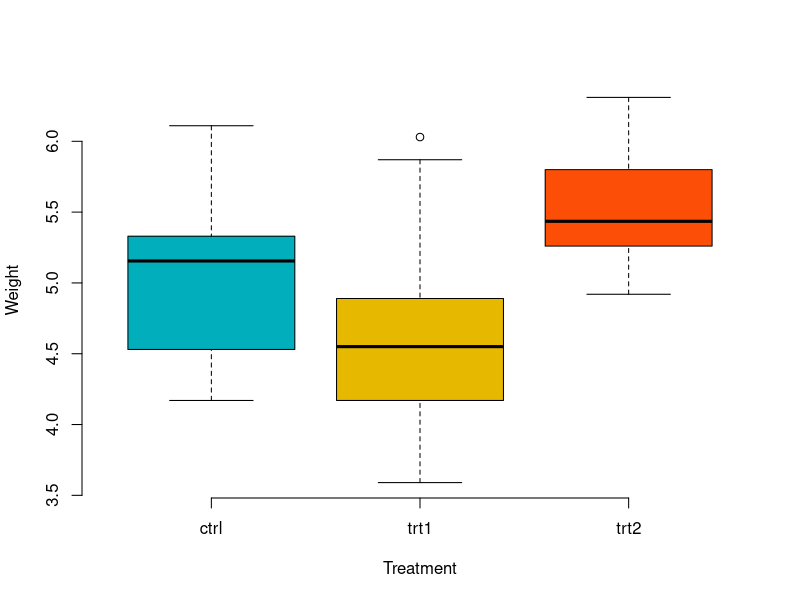
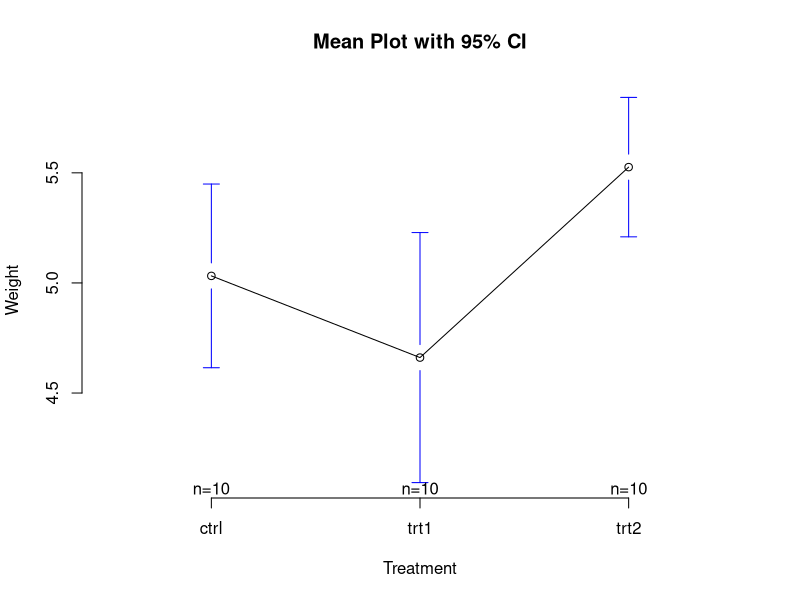
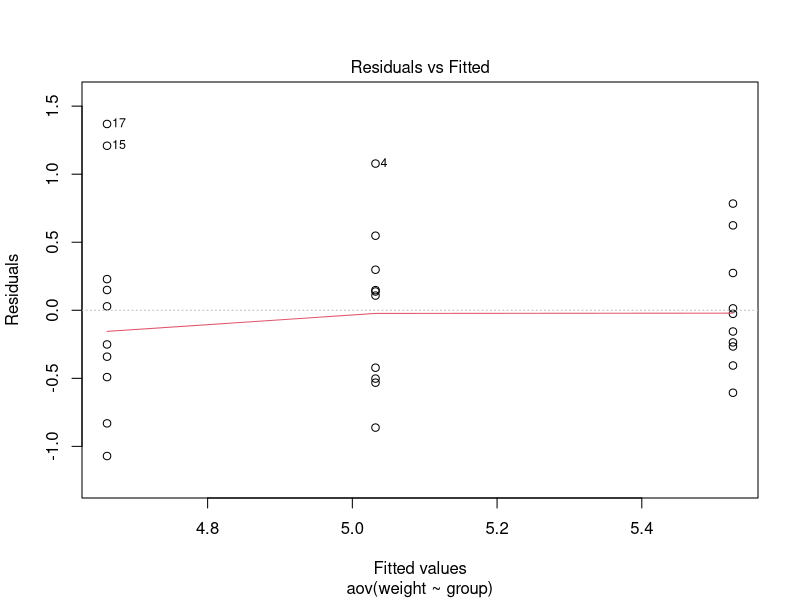
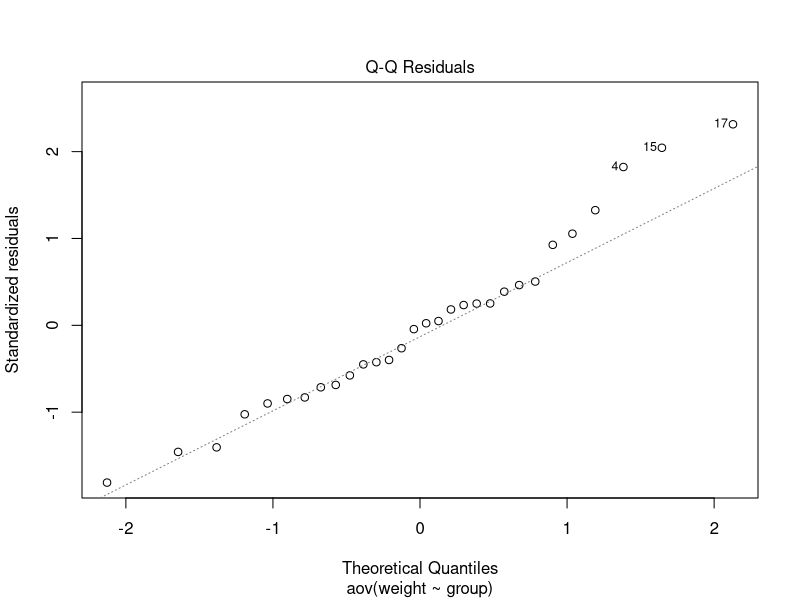

R code for these plots, in order:
my_data <- PlantGrowth
set.seed(1234)
dplyr::sample_n(my_data, 10)
levels(my_data$group)

my_data$group <- ordered(my_data$group,
                         levels = c("ctrl", "trt1", "trt2"))
library(dplyr)
group_by(my_data, group) %>%
  summarise(
    count = n(),
    mean = mean(weight, na.rm = TRUE),
    sd = sd(weight, na.rm = TRUE)
  )

# Box plot
boxplot(weight ~ group, data = my_data,
        xlab = "Treatment", ylab = "Weight",
        frame = FALSE, col = c("#00AFBB", "#E7B800", "#FC4E07"))
# plotmeans
library("gplots")
plotmeans(weight ~ group, data = my_data, frame = FALSE,
          xlab = "Treatment", ylab = "Weight",
          main="Mean Plot with 95% CI") 
# Compute the analysis of variance
res.aov <- aov(weight ~ group, data = my_data)
# Summary of the analysis
summary(res.aov)

TukeyHSD(res.aov)

pairwise.t.test(my_data$weight, my_data$group,
                p.adjust.method = "BH")

# 1. Homogeneity of variances
plot(res.aov, 1)

# homogenity of variance
library(car)
leveneTest(weight ~ group, data = my_data)

oneway.test(weight ~ group, data = my_data)
pairwise.t.test(my_data$weight, my_data$group,
                p.adjust.method = "BH", pool.sd = FALSE)
# 2. Normality
plot(res.aov, 2)

#Extract the residuals
aov_residuals <- residuals(object = res.aov )
# Run Shapiro-Wilk test
shapiro.test(x = aov_residuals )

# non-parametric equivalent 
kruskal.test(weight ~ group, data = my_data)
